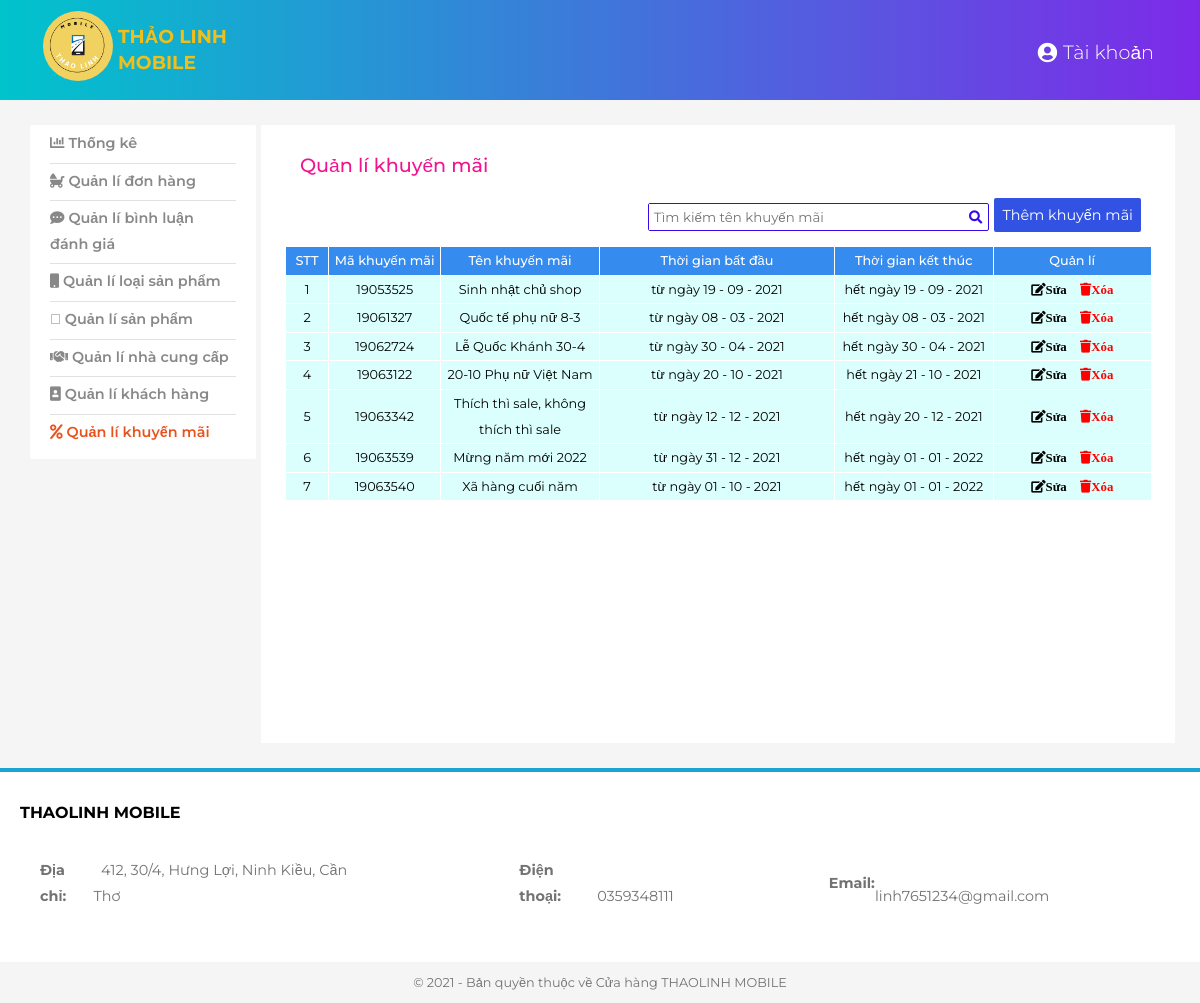
The app's page /admin/quanlikhuyenmai.php with its own data.
### admin/quanlikhuyenmai.php (the view, shortened to what this page needs)
<!DOCTYPE html>
<html lang="en">
<head>
    <link rel="stylesheet" href="https://pro.fontawesome.com/releases/v5.10.0/css/all.css" />
    <link rel="stylesheet" href="css/index.css">
    <link rel="stylesheet" href="../css/index.css">
    <link rel="stylesheet" href="../css/base.css">
    <link rel="stylesheet" href="css/base.css">
</head>
<body style="margin: 0; ">
    <div class="app">
        <header class="header">
            <div class="grid">
                <div class="header-with-search">
                    <div class="header__logo">
                        <a href="./" class="header__logo-link">
                            <img src="../img/logo2.png" alt="logo" class="logo-img">
                        </a>
                        <a href="./" class="header__logo-name-link">
                            <h3 class="logo-name">THẢO LINH MOBILE</h3>
                        </a>
                    </div>
                <ul class="header__navbar-list">
                    <li class="header__navbar-item header__navbar-user">
                        <i class="fas fa-user-circle avt"></i>
                        <span class="header__navbar-user-name">
                            <?php if(!isset($_SESSION['khachhang']) && !isset($_SESSION['admin'])){ echo "Tài khoản";} else echo strtoupper(str_replace("@gmail.com","",$_SESSION['User']));?>
                        </span>
                    </li>
                </ul>
            </div>
        </header>
        <div class="app__container">
            <div class="grid">
                <div class="grid__row app__content">
                    <div class="grid__column-2">
                        <nav class="category">
                            <ul class="category-list">
                                <li class="category-item">
                                    <a href="./" class="category-item__link">
                                        <i class="fas fa-chart-bar"></i>
                                            Thống kê
                                    </a>
                                </li>
                                <li class="category-item ">
                                    <a href="./donhang.php" class="category-item__link">
                                        <i class="fas fa-baby-carriage"></i>
                                        Quản lí đơn hàng
                                    </a>
                                </li>
                                <li class="category-item">
                                    <a href="./quanlibinhluan.php" class="category-item__link">
                                        <i class="fas fa-comment-dots"></i>
                                        Quản lí bình luận đánh giá
                                    </a>
                                </li>
                                <li class="category-item">
                                    <a href="./quanliloaisp.php" class="category-item__link">
                                        <i class="fas fa-mobile"></i>
                                        Quản lí loại sản phẩm
                                    </a>
                                </li>
                                <li class="category-item">
                                    <a href="./quanlysanpham.php" class="category-item__link">
                                        <i class="fal fa-phone-square-alt"></i>
                                        Quản lí sản phẩm
                                    </a>
                                </li>
                                <li class="category-item">
                                    <a href="./quanlinhacungcap.php" class="category-item__link">
                                        <i class="fas fa-handshake"></i>
                                        Quản lí nhà cung cấp
                                    </a>
                                </li>
                                <li class="category-item">
                                    <a href="./khachhang.php" class="category-item__link">
                                        <i class="fas fa-portrait"></i>
                                        Quản lí khách hàng
                                    </a>
                                </li>
                                <li class="category-item category-item--active">
                                    <a href="./quanlikhuyenmai.php" class="category-item__link">
                                        <i class="fas fa-percent"></i>
                                        Quản lí khuyến mãi
                                    </a>
                                </li>
                            </ul>
                        </nav>
                    </div>
                    <div class="grid__column-10">
                        <div class="home-filter">
                            <h3 class="home-filter__header">Quản lí khuyến mãi</h3>
                            <div class="btn_themsp">
                                <form method="get" action="">
                                    <div class="timkiem">
                                        <input type="text" name="search" placeholder="Tìm kiếm tên khuyến mãi">
                                        <button type="submit" class="icon_timkiem">
                                            <i class=" fas fa-search"></i>
                                        </button>
                                    </div>
                                </form>
                                <button type="button" class="nut nut--themsp" onclick="window.location.href='../themkhuyenmai.php'">Thêm khuyến mãi</button>
                            </div>
                            <table>
                                <tr>
                                    <th style="width: 25px">STT</th>
                                    <th style="width: 70px">Mã khuyến mãi</th>
                                    <th style="width: 100px">Tên khuyến mãi</th>
                                    <th style="width: 150px">Thời gian bất đầu</th>
                                    <th style="width: 100px">Thời gian kết thúc</th>
                                    <th style="width: 100px">Quản lí</th>
                                </tr>
                                <?php
                                $connect = new mysqli("localhost", "root", "", "mobile");
                                mysqli_set_charset($connect, "utf8");
                                $query = "SELECT * FROM `khuyen mai`";
                                $datasql = mysqli_query($connect, $query);
                                while ($row = mysqli_fetch_array($datasql, 1)) {
                                    $data[] = $row;
                                }
                                if(!empty($data))
                                for($i=0;$i<count($data);$i++){
                                ?>
                                <tr>
                                    <td><?php echo $i+1?></td>
                                    <td><?php echo $data[$i]['ma khuyen mai'] ?></td>
                                    <td><?php echo $data[$i]['ten khuyen mai'] ?></td>
                                    <td><?php
                                    $date=date_create($data[$i]['tg bat dau']);
                                    echo "từ ngày ".date_format($date,"d - m - Y");
                                    ?></td>
                                    <td><?php
                                    $date=date_create($data[$i]['tg ket thuc']);
                                    echo "hết ngày ".date_format($date,"d - m - Y");
                                    ?></td>
                                    <td>
                                        <a href="../themkhuyenmai.php?ma=<?php echo $data[$i]['ma khuyen mai'] ?>&ten=<?php echo $data[$i]['ten khuyen mai'] ?>&bd=<?php
                                    $date=date_create($data[$i]['tg bat dau']);
                                    echo date_format($date,"Y-m-d");
                                    ?>&kt=<?php
                                    $date=date_create($data[$i]['tg ket thuc']);
                                    echo date_format($date,"Y-m-d");
                                    ?>" class="icon-sua">
                                           <i class="sp_icon fas fa-edit">Sửa</i>
                                        </a>
                                        <a href="../server.php?xoakhuyenmainay=<?php echo $data[$i]['ma khuyen mai'] ?>" class="icon-xoa">
                                            <i class="sp_icon fas fa-trash">Xóa</i>
                                        </a>
                                    </td>
                                </tr>
                                <?php }?>
                            </table>
                        </div>
                    </div>
                </div>
            </div>
        </div>
    </div>
    <footer class="footer">
        <div>
            <h3 class="footer__heading">THAOLINH MOBILE</h3>
                <div class="footer_shop">
                    <ul class="footer-list">
                        <li class="footer-item">
                            <p class="footer-item__link"> <b>Địa chỉ:</b> &nbsp 412, 30/4, Hưng Lợi, Ninh Kiều, Cần Thơ</p>
                        </li>
                        <li class="footer-item">
                            <p class="footer-item__link"> <b>Điện thoại:</b> &nbsp 0359348111</p>
                        </li>
                        <li class="footer-item">
                            <p class="footer-item__link"><b>Email: </b>&nbsp linh7651234@gmail.com</p>
                        </li>
                    </ul>
                </div>
        </div>
        <div class="footer__bottom">
            <div class="grid">
                <p class="footer__text">© 2021 - Bản quyền thuộc về Cửa hàng THAOLINH MOBILE</p>
            </div>
        </div>
    </footer>
</body>
</html>

### admin/css/index.css (style rules this page uses)
* { font-family: 'Montserrat', sans-serif; }
* { box-sizing: inherit; }
:root { --with-color: #fff; --back-color: #000; --texxt-color: #333; --header-with-search-height: calc(var(--header-height)- var(--navbar-height)); }
html { font-size: 100%; line-height: 1.6rem; font-family: 'Roboto', sans-serif; }
.grid { width: 1200px; max-width: 100%; margin: 0 auto; }
.grid__row { display: flex; margin-right: -5px; margin-left: -5px; flex-wrap: nowrap; flex-direction: row; }
.grid__column-2 { padding-left: 5px; padding-right: 5px; width: 23%; }
.grid__column-10 { padding-left: 5px; padding-right: 5px; width: 87%; height: 100%; margin: 0 auto; background-color: white; }
.nut { height: 34px; min-width: 124px; text-decoration: none; border: none; border-radius: 2px; font-size: 0.9rem; outline: none; cursor: pointer; display: inline-flex; color: var(--texxt-color); align-items: center; justify-content: center; padding: 0 8px; line-height: 1.4rem; }
.nut.nut--themsp { color: white; background-color: #3252e4; border: none; border-radius: 2px; margin-right: 10px; }
.header { height: 65px; background: linear-gradient(90deg,#00c4cc,#7d2ae8) }
.header__navbar-item { margin: 0 20px; position: relative; min-height: 26px; display: flex; justify-content: flex-end; }
.header-with-search { display: flex; justify-content: space-between; }
.header__navbar-item, .header__navbar-item__link { display: inline-block; font-size: 0.9rem; color: #fff; text-decoration: none; font-weight: 100; }
.header__logo { display: flex; justify-content: space-between; align-items: center; }
.header__logo-link { color: transparent ; text-decoration: none; }
.header__logo-name-link { color: rgb(241, 191, 24); text-decoration: none; }
.avt { font-size: 20px; margin-right: 2px; }
.logo-name { align-items: center; }
.logo-img { height: 40px; width: 40px; margin-left: 0; border-radius: 50%; padding: 10px; }
.app__container { background-color: #F5F5F5; }
.app__content { padding-top: 25px; padding-bottom: 25PX; display: flex; }
.category { border-radius: 2px; background-color: white; }
.category-item { position: relative; }
.category-item:first-child::before { display: none; }
.category-item::before { content: ""; border-top: 1px solid #E1E1E1; position: absolute; top: 0; right: 20px; left: 20px; }
.category-list { padding:0 0 8px 0; text-decoration: none; list-style: none; margin: 0; }
.category-item--active .category-item__link { color: rgb(54, 140, 238); }
.category-item__link { position: relative; text-decoration: none; padding: 6px 20px; color: #777; display: block; font-size: 0.9rem; }
.home-filter { background-color: white!important; }
.home-filter__header { margin-left: 15px; font-size: 1.2rem; font-weight: 500; color: #f1148e; }
.btn_themsp { display: flex; justify-content: flex-end; margin-bottom: 10px; }
table, th, td { border: 1px solid white; border-collapse: collapse; }
th { background-color: rgb(54 140 238); color: white; font-weight: 500; }
td { background-color: rgb(218 255 253); }
table { text-align: center; font-size: 0.8rem; width: 100%; margin-bottom: 10px; }
.sp_icon { margin: 0 5px 0 5px; }
.icon-sua { text-decoration: none; color: black; }
.icon-xoa { text-decoration: none; color: red; }
.timkiem { margin: 5px; border: 1px solid rgb(57, 10, 230); border-radius: 2px; }
.btn_themsp input { padding: 5px; width: 300px; border: none; outline: none; }
.icon_timkiem { border: none; background: white; color: rgb(57, 10, 230); }
.home-filter { overflow-y: auto; overflow-x: hidden; height: 600px; }

### css/base.css (style rules this page uses)
:root { --with-color: #fff; --back-color: #000; --texxt-color: #333; --header-with-search-height: calc(var(--header-height)- var(--navbar-height)); }
* { box-sizing: inherit; }
html { font-size: 100%; line-height: 1.6rem; font-family: 'Montserrat', sans-serif; }
.grid { width: 1200px; max-width: 100%; margin: 0 auto; }
.grid__row { display: flex; margin-right: -5px; margin-left: -5px; flex-wrap: nowrap; flex-direction: row; }
.grid__column-2 { padding-left: 5px; padding-right: 5px; width: 16.6667%; }
.grid__column-10 { padding-left: 5px; padding-right: 5px; width: 90%; margin: 0 auto; }

### records on screen
khuyen mai: ma khuyen mai "19053525", ten khuyen mai "Sinh nhật chủ shop", tg bat dau "19 - 09 - 2021", tg ket thuc "19 - 09 - 2021"
khuyen mai: ma khuyen mai "19061327", ten khuyen mai "Quốc tế phụ nữ 8-3", tg bat dau "08 - 03 - 2021", tg ket thuc "08 - 03 - 2021"
khuyen mai: ma khuyen mai "19062724", ten khuyen mai "Lễ Quốc Khánh 30-4", tg bat dau "30 - 04 - 2021", tg ket thuc "30 - 04 - 2021"
khuyen mai: ma khuyen mai "19063122", ten khuyen mai "20-10 Phụ nữ Việt Nam", tg bat dau "20 - 10 - 2021", tg ket thuc "21 - 10 - 2021"
khuyen mai: ma khuyen mai "19063342", ten khuyen mai "Thích thì sale, không thích thì sale", tg bat dau "12 - 12 - 2021", tg ket thuc "20 - 12 - 2021"
khuyen mai: ma khuyen mai "19063539", ten khuyen mai "Mừng năm mới 2022", tg bat dau "31 - 12 - 2021", tg ket thuc "01 - 01 - 2022"
khuyen mai: ma khuyen mai "19063540", ten khuyen mai "Xã hàng cuối năm", tg bat dau "01 - 10 - 2021", tg ket thuc "01 - 01 - 2022"
